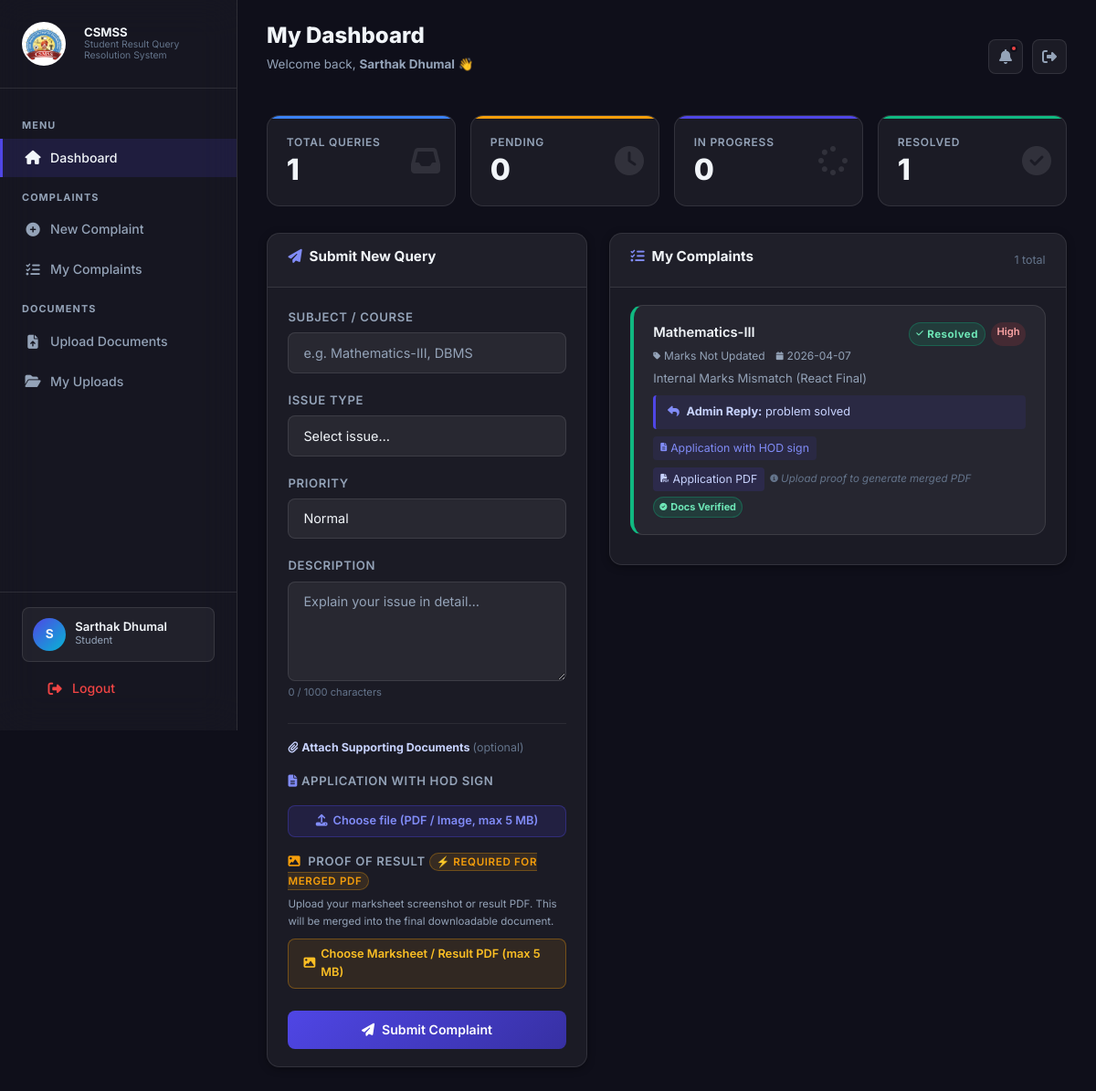
/dashboard (signed in), run on the app's committed database.
### tables this page shows
CREATE TABLE complaints (
            id              INTEGER PRIMARY KEY AUTOINCREMENT,
            user_id         INTEGER NOT NULL,
            subject         TEXT    NOT NULL,
            issue_type      TEXT    NOT NULL,
            description     TEXT    NOT NULL,
            status          TEXT    NOT NULL DEFAULT 'Pending',
            priority        TEXT    NOT NULL DEFAULT 'Normal',
            reply           TEXT    DEFAULT '',
            application_file TEXT   DEFAULT NULL,
            hod_sign_file   TEXT    DEFAULT NULL,
            is_verified     INTEGER DEFAULT 0,
            created_at      TEXT    DEFAULT (datetime('now','localtime')),
            updated_at      TEXT    DEFAULT (datetime('now','localtime')), proof_file TEXT DEFAULT NULL, doc_status TEXT DEFAULT 'pending',
            FOREIGN KEY (user_id) REFERENCES users(id)
        );

### project/app.py (the view)
@app.route("/dashboard")
@login_required
def student_dashboard():
    db = get_db()
    complaints = db.execute(
        "SELECT * FROM complaints WHERE user_id=? ORDER BY created_at DESC",
        (session["user_id"],)
    ).fetchall()
    total    = len(complaints)
    pending  = sum(1 for c in complaints if c["status"] == "Pending")
    progress = sum(1 for c in complaints if c["status"] == "In Progress")
    resolved = sum(1 for c in complaints if c["status"] == "Resolved")
    notifs = db.execute(
        "SELECT * FROM notifications WHERE user_id=? AND is_read=0 ORDER BY created_at DESC",
        (session["user_id"],)
    ).fetchall()
    uploads = db.execute(
        "SELECT * FROM uploads WHERE user_id=? ORDER BY created_at DESC",
        (session["user_id"],)
    ).fetchall()
    complaint_list = db.execute(
        "SELECT id, subject FROM complaints WHERE user_id=? ORDER BY created_at DESC",
        (session["user_id"],)
    ).fetchall()
    db.close()
    return render_template(
        "student_dashboard.html",
        complaints=complaints,
        total=total, pending=pending,
        progress=progress, resolved=resolved,
        notifications=notifs,
        uploads=uploads,
        complaint_list=complaint_list
    )

### project/app.py (called while the page is built)
def get_db():
    conn = sqlite3.connect(DB_PATH)
    conn.row_factory = sqlite3.Row          # access columns by name
    return conn

def login_required(f):
    @wraps(f)
    def decorated(*args, **kwargs):
        if "user_id" not in session:
            flash("Please login to continue.", "warning")
            return redirect(url_for("home"))
        return f(*args, **kwargs)
    return decorated

### templates/student_dashboard.html (shortened to what this page needs)
<!DOCTYPE html>
<html lang="en">
<head>
  <link rel="stylesheet" href="https://cdn.jsdelivr.net/npm/bootstrap@5.3.2/dist/css/bootstrap.min.css">
  <link rel="stylesheet" href="https://cdnjs.cloudflare.com/ajax/libs/font-awesome/6.5.0/css/all.min.css">
  <link rel="stylesheet" href="{{ url_for('static', filename='css/style.css') }}">
</head>
<body>
<div class="layout">
  <nav class="sidebar">
    <div class="sidebar-logo">
      <img src="{{ url_for('static', filename='img/csmss_logo.png') }}" alt="CSMSS Logo" style="width: 48px; height: 48px; border-radius: 50%; object-fit: contain; background: white; padding: 2px;">
      <div class="brand" style="margin-left: 8px;">CSMSS<br><small style="color:#64748b;font-size:0.65rem;font-weight:400;line-height:1.2;display:block;">Student Result Query<br>Resolution System</small></div>
    </div>
    <span class="nav-section-label">Menu</span>
    <a href="/dashboard" class="nav-item active"><i class="fas fa-home"></i> Dashboard</a>
    <span class="nav-section-label">Complaints</span>
    <a href="#newComplaint" class="nav-item" data-bs-toggle="collapse" aria-expanded="false">
      <i class="fas fa-plus-circle"></i> New Complaint
    </a>
    <a href="#myComplaints" class="nav-item">
      <i class="fas fa-list-check"></i> My Complaints
    </a>
    <span class="nav-section-label">Documents</span>
    <a href="#uploadSection" class="nav-item">
      <i class="fas fa-file-arrow-up"></i> Upload Documents
    </a>
    <a href="#myUploads" class="nav-item">
      <i class="fas fa-folder-open"></i> My Uploads
    </a>
    <div class="sidebar-footer">
      <div class="user-badge">
        <div class="user-avatar">{{ session['user_name'][0] | upper }}</div>
        <div class="user-info">
          <div class="name">{{ session['user_name'] }}</div>
          <div class="role">Student</div>
        </div>
      </div>
      <a href="/logout" class="nav-item mt-2" style="color:#ef4444;" id="logoutLink">
        <i class="fas fa-sign-out-alt"></i> Logout
      </a>
    </div>
  </nav>
  <main class="main-content">
    <div class="topbar">
      <div class="topbar-title">
        <h1>My Dashboard</h1>
        <p>Welcome back, <strong>{{ session['user_name'] }}</strong> 👋</p>
      </div>
      <div class="topbar-actions">
        <div style="position:relative;">
          <a class="btn-icon" id="notifBtn" title="Notifications" href="#">
            <i class="fas fa-bell"></i>
            {% if notifications %}<span class="badge-dot"></span>{% endif %}
          </a>
        </div>
        <a href="/logout" class="btn-icon" title="Logout">
          <i class="fas fa-sign-out-alt"></i>
        </a>
      </div>
    </div>
    <div class="stats-grid">
      <div class="stat-card blue">
        <div class="stat-label">Total Queries</div>
        <div class="stat-value" data-target="{{ total }}">{{ total }}</div>
        <i class="fas fa-inbox stat-icon"></i>
      </div>
      <div class="stat-card amber">
        <div class="stat-label">Pending</div>
        <div class="stat-value" data-target="{{ pending }}">{{ pending }}</div>
        <i class="fas fa-clock stat-icon"></i>
      </div>
      <div class="stat-card purple">
        <div class="stat-label">In Progress</div>
        <div class="stat-value" data-target="{{ progress }}">{{ progress }}</div>
        <i class="fas fa-spinner stat-icon"></i>
      </div>
      <div class="stat-card green">
        <div class="stat-label">Resolved</div>
        <div class="stat-value" data-target="{{ resolved }}">{{ resolved }}</div>
        <i class="fas fa-check-circle stat-icon"></i>
      </div>
    </div>
    <div class="row g-4">
      <div class="col-12 col-lg-5" id="newComplaint">
        <div class="card-glass h-100">
          <div class="card-header-custom">
            <h5><i class="fas fa-paper-plane"></i> Submit New Query</h5>
          </div>
          <div class="card-body-custom">
            <form action="/add_complaint" method="POST" id="complaintForm" enctype="multipart/form-data">
              <div class="mb-3">
                <label class="form-label">Subject / Course</label>
                <input type="text" name="subject" class="form-control"
                       placeholder="e.g. Mathematics-III, DBMS" required maxlength="120">
              </div>
              <div class="mb-3">
                <label class="form-label">Issue Type</label>
                <select name="issue_type" class="form-select" required>
                  <option value="" disabled selected>Select issue…</option>
                </select>
              </div>
              <div class="mb-3">
                <label class="form-label">Priority</label>
                <select name="priority" class="form-select">
                  <option value="Normal" selected>Normal</option>
                </select>
              </div>
              <div class="mb-4">
                <label class="form-label">Description</label>
                <textarea name="description" class="form-control" rows="4"
                          placeholder="Explain your issue in detail…" required maxlength="1000"></textarea>
                <div class="mt-1" style="font-size:0.7rem;color:#64748b;" id="charCount">0 / 1000 characters</div>
              </div>
              <div style="border-top:1px solid rgba(255,255,255,0.07);padding-top:1rem;margin-top:0.5rem;">
                <p style="font-size:0.78rem;font-weight:700;color:#c7d2fe;margin-bottom:0.8rem;">
                  <i class="fas fa-paperclip me-1"></i>Attach Supporting Documents <span style="color:#64748b;font-weight:400;">(optional)</span>
                </p>
                <div class="mb-3">
                  <label class="form-label" for="application_file">
                    <i class="fas fa-file-lines me-1" style="color:#818cf8;"></i>Application with HOD sign
                  </label>
                  <label for="application_file" class="upload-file-label" style="display:flex;justify-content:center;">
                    <i class="fas fa-upload"></i>
                    <span id="appFileName">Choose file (PDF / Image, max 5 MB)</span>
                  </label>
                </div>
                <div class="mb-4">
                  <label class="form-label" for="proof_file">
                    <i class="fas fa-image me-1" style="color:#f59e0b;"></i>
                    Proof of Result
                    <span style="font-size:0.72rem;color:#f59e0b;font-weight:600;background:rgba(245,158,11,0.12);padding:2px 7px;border-radius:99px;border:1px solid rgba(245,158,11,0.3);">
                      ⚡ Required for Merged PDF
                    </span>
                  </label>
                  <small style="display:block;font-size:0.72rem;color:#94a3b8;margin-bottom:6px;">
                    Upload your marksheet screenshot or result PDF. This will be merged into the final downloadable document.
                  </small>
                  <label for="proof_file" class="upload-file-label" style="display:flex;justify-content:center;background:rgba(245,158,11,0.1);border-color:rgba(245,158,11,0.35);color:#fbbf24;">
                    <i class="fas fa-image"></i>
                    <span id="proofFileName">Choose Marksheet / Result PDF (max 5 MB)</span>
                  </label>
                </div>
              </div>
              <button type="submit" class="btn-submit w-100" id="submitBtn">
                <i class="fas fa-paper-plane me-2"></i>Submit Complaint
              </button>
            </form>
          </div>
        </div>
      </div>
      <div class="col-12 col-lg-7" id="myComplaints">
        <div class="card-glass">
          <div class="card-header-custom">
            <h5><i class="fas fa-list-check"></i> My Complaints</h5>
            <span style="font-size:0.78rem;color:#64748b;">{{ total }} total</span>
          </div>
          <div class="card-body-custom" style="max-height:560px;overflow-y:auto;">
            {% if complaints %}
              {% for c in complaints %}
                {% set s = c['status'] | lower | replace(' ','') %}
                <div class="complaint-card {{ s }}">
                  <div style="display:flex;justify-content:space-between;align-items:flex-start;flex-wrap:wrap;gap:6px;">
                    <div class="c-subject">{{ c['subject'] }}</div>
                    <div style="display:flex;gap:6px;">
                      <span class="badge-status {{ s }}">
                        {{ c['status'] }}
                      </span>
                      {% set p = c['priority'] | lower %}
                      <span class="badge-priority {{ p }}">{{ c['priority'] }}</span>
                    </div>
                  </div>
                  <div class="c-meta">
                    <span>{{ c['issue_type'] }}</span>
                    <span>{{ c['created_at'][:10] }}</span>
                  </div>
                  <p class="c-desc">{{ c['description'][:160] }}{% if c['description']|length > 160 %}…{% endif %}</p>
                  {% if c['reply'] %}
                    <div class="c-reply">
                      <i class="fas fa-reply me-1" style="color:#818cf8;"></i>
                      <strong style="color:#c7d2fe;">Admin Reply:</strong> {{ c['reply'] }}
                    </div>
                  {% endif %}
                  {% if c['application_file'] %}
                    <div style="margin-top:8px;display:flex;gap:6px;flex-wrap:wrap;">
                      <a href="/uploads/{{ c['application_file'] }}" target="_blank" class="doc-link">
                         Application with HOD sign
                      </a>
                    </div>
                  {% endif %}
                  <div style="margin-top:8px;display:flex;gap:6px;flex-wrap:wrap;align-items:center;">
                    <a href="/download_pdf/{{ c['id'] }}" target="_blank" class="doc-link" style="color:#c7d2fe;background:rgba(79,70,229,0.15);">
                       Application PDF
                    </a>
                    {% if c['proof_file'] %}
                      <a href="/download_merged/{{ c['id'] }}" target="_blank" class="doc-link"
                         style="color:#fbbf24;background:rgba(245,158,11,0.15);border:1px solid rgba(245,158,11,0.3);font-weight:700;">
                        <i class="fas fa-file-zipper fa-xs"></i> Download Final Document
                      </a>
                    {% else %}
                      <span style="font-size:0.72rem;color:#64748b;font-style:italic;">
                         Upload proof to generate merged PDF
                      </span>
                    {% endif %}
                    {% if c['doc_status'] == 'verified' %}
                      <span class="hod-badge"> Docs Verified</span>
                    {% elif c['doc_status'] == 'rejected' %}
                      <span style="display:inline-flex;align-items:center;gap:4px;padding:0.18em 0.55em;border-radius:99px;font-size:0.68rem;font-weight:700;background:rgba(239,68,68,0.15);color:#fca5a5;border:1px solid rgba(239,68,68,0.3);">
                        <i class="fas fa-circle-xmark fa-xs"></i> Docs Rejected
                      </span>
                    {% elif c['is_verified'] %}
                      <span class="hod-badge ms-1"><i class="fas fa-circle-check fa-xs"></i> Admin Verified</span>
                    {% endif %}
                  </div>
                </div>
              {% endfor %}
            {% else %}
              <div class="empty-state">
                <i class="fas fa-inbox"></i>
                <p>No complaints submitted yet.<br>Use the form on the left to raise your first query.</p>
              </div>
            {% endif %}
          </div>
        </div>
      </div>
    </div>
  </main>
</div>
</body>
</html>

### data on the page
complaints: subject "Mathematics-III", status "Resolved", priority "High", issue_type "Marks Not Updated", created_at "2026-04-07", description "Internal Marks Mismatch (React Final)", reply "problem solved", doc_status "Docs Verified"

### other printed values
{{ session['user_name'][0] | upper }} "S"
{{ session['user_name'] }} "Sarthak Dhumal"
{{ total }} "1"
{{ pending }} "0"
{{ progress }} "0"
{{ resolved }} "1"
